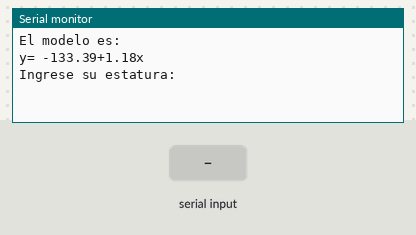
The sketch below on a simulated Arduino Uno, built with avr-gcc and run on an emulated ATmega328P. On the bench: the last lines printed to the serial monitor. The test bench sets the inputs (shaded band).

Above: at 1.2 s.
1.3 s: "90,45\n" received over Serial
At 3.0 s:
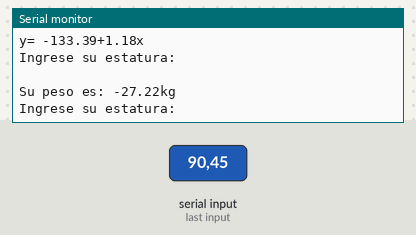
3.8 s: "30,150\n" received over Serial
At 6.2 s:
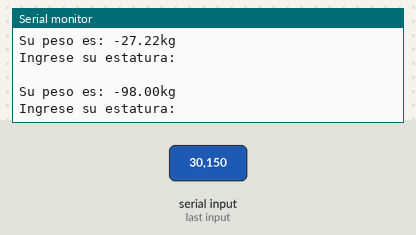

Measured:
- after the input at 1.3 s, the serial monitor: prints a new line after 1.0 s (image 1)
- after the input at 3.8 s, the serial monitor: prints a new line after 1.0 s (image 2)

The sketch:

RamirezPaul_Lab4_Ard.ino
```cpp
/*
 * Laboratorio 4
 * Nombre: Ramirez Paul
 * Fecha: 20/01/2021
 * Algoritmo de Regresión Lineal
 * Aprendizaje de Maquina e Interfaces
 *Instrucciones: Imprimir los puntos del conjunto de entrenamiento
 *               correspondientes a la regresi´on lineal (pesoestatura) y
 *               la tendencia lineal o exponencial.
 *               Al ingresar un nuevo valor por comunicaci´on serial al sistema electr´onico, realizar el pron´ostico (en
 *               depedencia de la interfaz si se desea una tendencia lineal o exponencial) y graficarlo en la interfaz
 *               con un color diferente a lo ya visto del conjunto de entrenamiento.
 */
#include <SoftwareSerial.h>

SoftwareSerial serial2(2,3);//rx,tx

//matriz de datos
int matriz[14][2]={
  {170,67},
  {180,80},
  {170,65},
  {178,75},
  {160,55},
  {163,60},
  {165,63},
  {170,70},
  {164,62},
  {176,77},
  {164,60},
  {170,76},
  {170,56},
  {168,60},
};
int col=0;//moverse en columnas
int fil=0;//moverse en filas
int Ex=0;//sum de x
int Ey=0;//sum de y
long int Exy=0;//sumatoria de xy
long int Ex2=0;//sum de x^2
long int Ex_2=0;//sum de sum de x al cuadrado
int n=14;//tamaño de muestras
float Bo;//ordenada en el origen
float m;//pendiente
String dato;//recibir estatra
int estatura;//convertir dato
float peso;
int m1;//aux

void setup() {
  Serial.begin(9600);
  serial2.begin(9600);
  //creacion del modelo
  for(;fil<n;fil++){
    Ex=Ex+matriz[fil][0];
    Ey=Ey+matriz[fil][1];
    Exy=Exy+(matriz[fil][0]*matriz[fil][1]);
    Ex2=Ex2+pow(matriz[fil][0],2);
  }
  Ex_2=pow(Ex,2);
  Bo=(float(Ex2*Ey)-float(Ex*Exy))/(float(n*Ex2-Ex_2));
  m1=(n*Exy)-(Ex*Ey);//aux de desborde
  m=(float(m1))/(float(n*Ex2-Ex_2));
  Serial.println("El modelo es:");
  Serial.println(String("y= ")+String(Bo)+String("+")+String(m)+String("x"));
  Serial.println("Ingrese su estatura: ");

}

void loop() {
  if(Serial.available()>0){
    dato=Serial.readString();
    estatura=dato.toInt();
    serial2.write(estatura);
    peso=m*estatura+Bo;
    Serial.println(" ");
    Serial.println(String("Su peso es: ")+String(peso)+String("kg"));
    Serial.println("Ingrese su estatura: ");
  }
}
```
